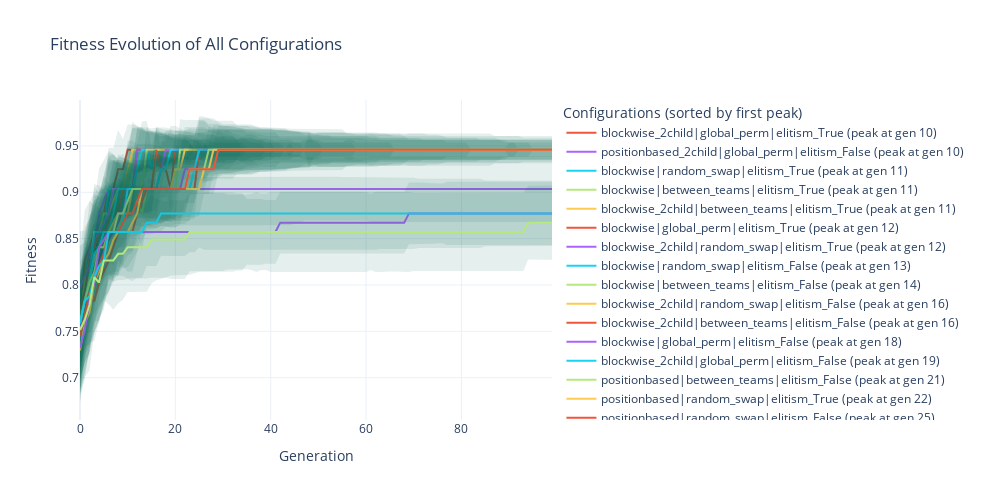

Source (notebook cell):
### Markdown cell above
## Plot Fitness Progression

### Code cell
def plot_fitness_trend_interactive_ordered_legend(results_df, title="Fitness Evolution", first_gen=0, last_gen=None):
    """
    Plot evolutionary trends (median + std shading),
    ordering legend by the generation when the maximum median is first reached.
    """
    if last_gen is None:
        last_gen = len(results_df)

    df_slice = results_df.iloc[first_gen:last_gen].copy()
    fig = go.Figure()
    config_peak_info = []

    #first, calculate peak positions for all configs
    for config in df_slice.columns:
        if isinstance(df_slice[config].iloc[0], str):
            values = df_slice[config].apply(json.loads)
        else:
            values = df_slice[config]

        expanded = pd.DataFrame(values.tolist(), index=df_slice.index)
        median_vals = expanded.median(axis=1)

        #find generation index where the max median is first reached
        max_median = median_vals.max()
        first_max_gen = median_vals[median_vals == max_median].index[0]

        config_peak_info.append((first_max_gen, config, median_vals, expanded.std(axis=1)))

    #sort by generation when max median is first reached
    config_peak_info.sort(key=lambda x: x[0])

    #plot in the sorted order
    for first_max_gen, config, median_vals, std_vals in config_peak_info:
        #plot shaded area first
        fig.add_trace(go.Scatter(
            x=list(median_vals.index) + list(median_vals.index[::-1]),
            y=list(median_vals - std_vals) + list((median_vals + std_vals)[::-1]),
            fill='toself',
            fillcolor='rgba(0,100,80,0.1)',
            line=dict(color='rgba(255,255,255,0)'),
            hoverinfo="skip",
            showlegend=False
        ))

        #plot median line
        fig.add_trace(go.Scatter(
            x=median_vals.index,
            y=median_vals,
            mode='lines',
            name=f"{config} (peak at gen {first_max_gen})"
        ))

    fig.update_layout(
        title=title,
        xaxis_title="Generation",
        yaxis_title="Fitness",
        height=500,
        width=1000,
        legend_title="Configurations (sorted by first peak)",
        template="plotly_white"
    )

    fig.show()



plot_fitness_trend_interactive_ordered_legend(df, title="Fitness Evolution of All Configurations", first_gen=0, last_gen=100)
